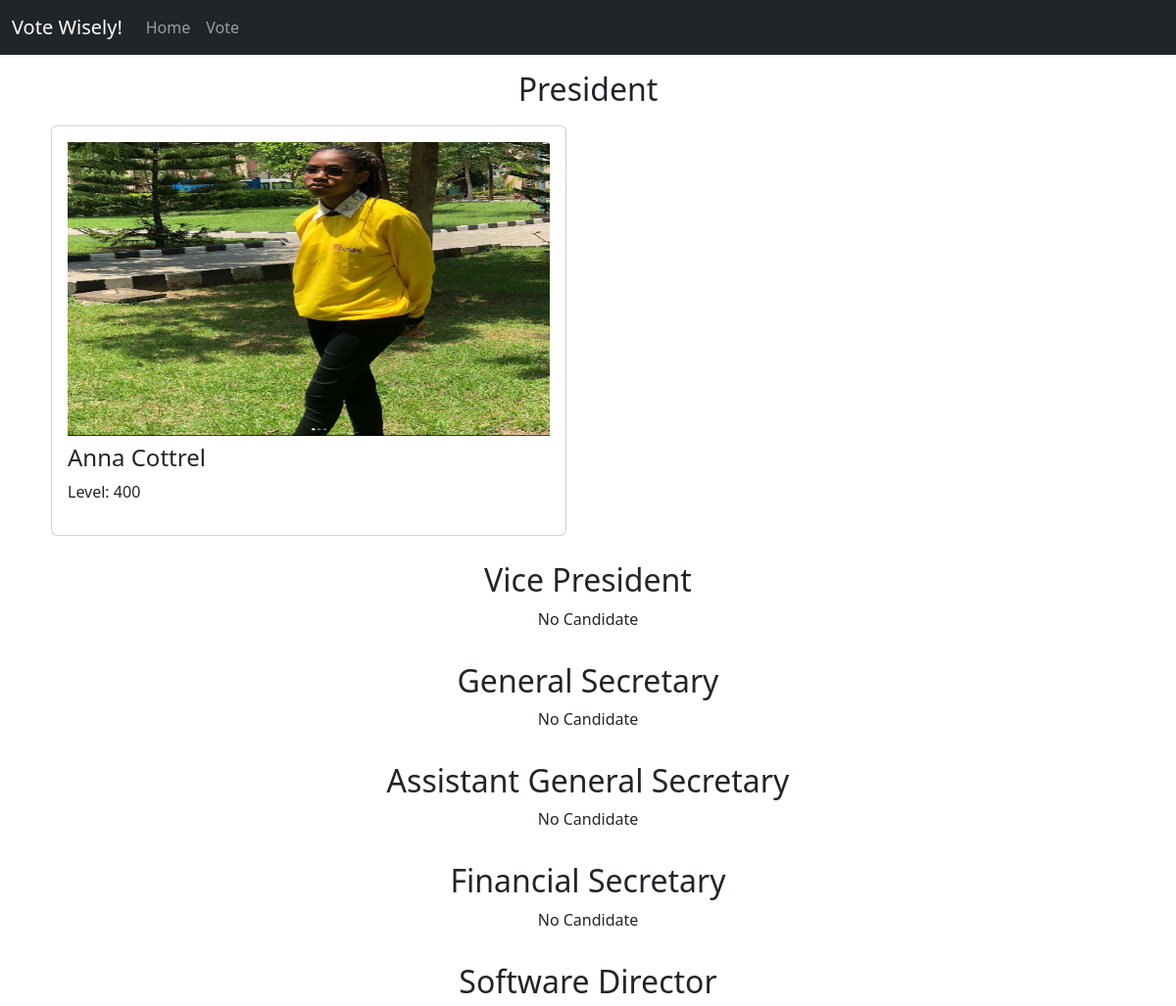
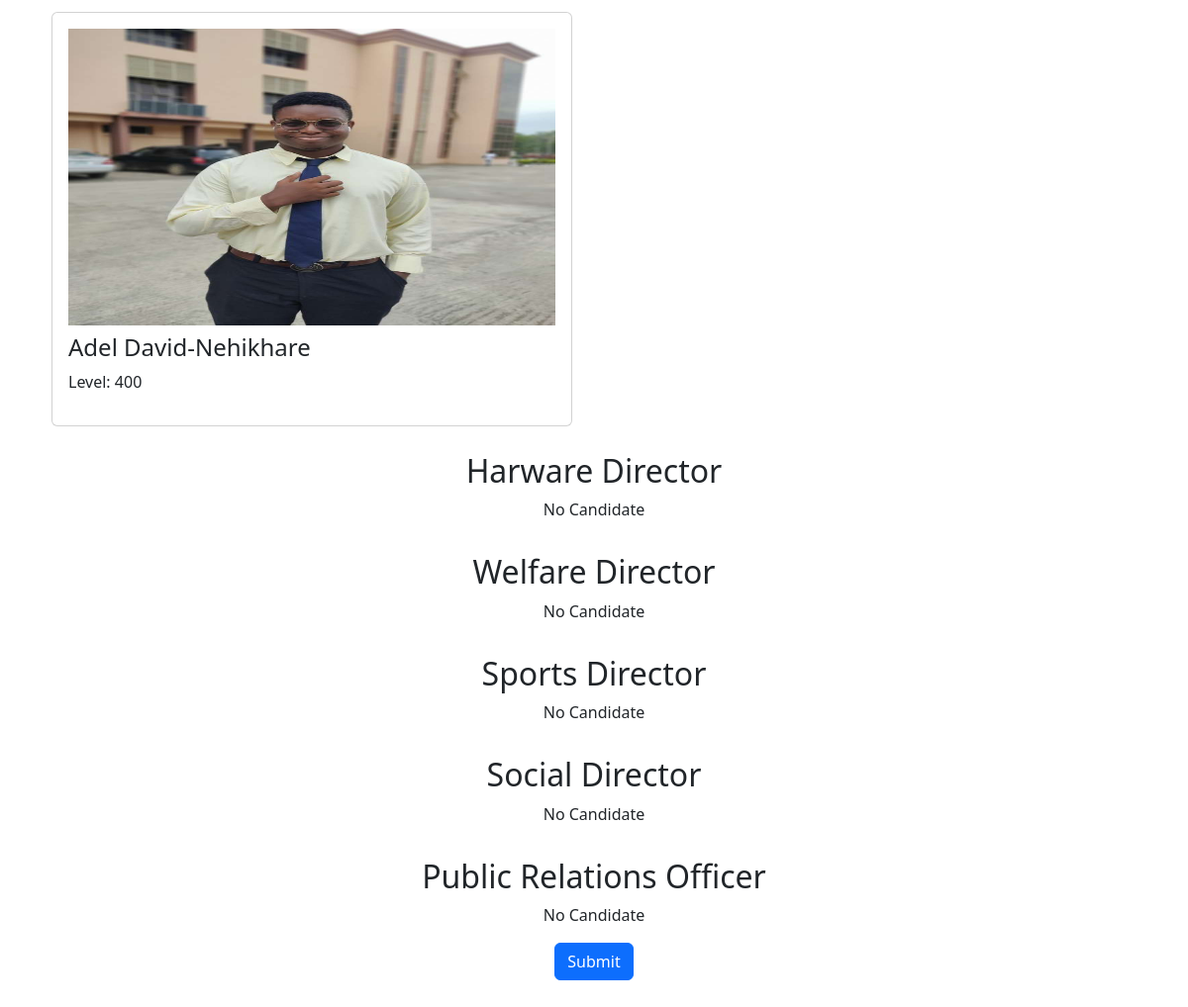
The app's page /dashboard/vote (signed in) with its own data (2 pictures, top to bottom).
### dashboard/models.py (models this page shows)
class Candidate(models.Model):
    POSITIONS = (
    ("President", "President"),
    ("Vice President", "Vice President"),
    ("General Secretary", "General Secretary"),
    ("Assistant General Secretary", "Assistant General Secretary"),
    ("Financial Secretary", "Financial Secretary"),
    ("Welfare Director", "Welfare Director"),
    ("Hardware Director", "Hardware Director"),
    ("Software Director", "Software Director"),
    ("Sports Director", "Sports Director"),
    ("Social Director", "Social Director"),
    ("Public Relations Officer", "Public Relations Officer"),
    )
    name = models.CharField(max_length=200, blank=True)
    level = models.CharField(max_length=70, blank=True)
    position = models.CharField(max_length=80, choices=POSITIONS, blank=True)
    votes = models.IntegerField(default=0)
    image = models.FileField(upload_to="media/images/candidates", null=True)

### dashboard/views.py (the view, shortened to what this page needs)
# urls.py: path('vote', views.cast_votes, name='cast-votes'),
def cast_votes(request):
    if request.user.is_authenticated:
        if request.method == "GET":
            if request.user.is_active:
                presidents = Candidate.objects.filter(position="President")
                vice_presidents = Candidate.objects.filter(position="Vice President")
                gen_secs = Candidate.objects.filter(position="General Secretary")
                ass_gen_secs = Candidate.objects.filter(position="Assistant General Secretary")
                fin_secs = Candidate.objects.filter(position="Financial Secretary")
                software = Candidate.objects.filter(position="Software Director")
                hardware = Candidate.objects.filter(position="Hardware Director")
                welfare = Candidate.objects.filter(position="Welfare Director")
                sports = Candidate.objects.filter(position="Sports Director")
                socials = Candidate.objects.filter(position="Social Director")
                pro = Candidate.objects.filter(position="Public Relations Officer")
                context = {
                    'title' : "Vote Wisely!",
                    "presidents" : presidents,
                    "vices" : vice_presidents,
                    "gen_secs" : gen_secs,
                    "ass_gen_secs" : ass_gen_secs,
                    "fin_secs" : fin_secs,
                    "softwares" : software,
                    "hardwares" : hardware,
                    "welfares" : welfare,
                    "sports" : sports,
                    "socials" : socials,
                    "pros" : pro
                }
                return render(request, 'dashboard/vote.html', context)
            else:
                return redirect('thanks')
    else:
        return redirect('loginuser')

### dashboard/templates/dashboard/vote.html (shortened to what this page needs)
{% extends 'dashboard/base.html' %}
{% block content %}
<section>
    <div class="container">
        <form action="{% url 'cast-votes' %}" method="post">
            <div class="row mt-3">
                <div class="text-center">
                    <h2>President</h2>
                </div>
                {% for pres in presidents %}
                <div class="col-md-6 col-lg-6 col-sm-6">
                    <label>
                        <div class="card card-input">
                            <div class="card-body">
                                <img src="{{pres.image.url}}" alt="" width="100%" height="300px">
                                <h4 class="mt-2">{{pres.name}}</h4>
                                <p>Level: {{pres.level}}</p>
                            </div>
                        </div>
                    </label>
                </div>
                {% empty %}
                <h2>No Candidate</h2>
                {% endfor %}
            </div>
            <div class="row mt-3">
                <div class="text-center">
                    <h2>Vice President</h2>
                </div>
                {% for vice in vices %}
                <div class="col-md-6 col-lg-6 col-sm-6">
                    <label>
                    <input type="radio" name="vicepresident" value="{{vice.id}}" class="card-input-element" />
                        <div class="card card-input">
                            <div class="card-body">
                                <img src="{{vice.image.url}}" alt="" width="100%" height="300px">
                                <h4 class="mt-2">{{vice.name}}</h4>
                                <p>Level: {{vice.level}}</p>
                            </div>
                        </div>
                    </label>
                </div>
                {% empty %}
                <div class="text-center">
                    <p>No Candidate</p>
                </div>
                {% endfor %}
            </div>
            <div class="row mt-3">
                <div class="text-center">
                    <h2>General Secretary</h2>
                </div>
                {% for sec in gen_secs %}
                <div class="col-md-6 col-lg-6 col-sm-6">
                    <label>
                    <input type="radio" name="gensec" value="{{sec.id}}" class="card-input-element" />
                        <div class="card card-input">
                            <div class="card-body">
                                <img src="{{sec.image.url}}" alt="" width="100%" height="300px">
                                <h4 class="mt-2">{{sec.name}}</h4>
                                <p>Level: {{sec.level}}</p>
                            </div>
                        </div>
                    </label>
                </div>
                {% empty %}
                <div class="text-center">
                    <p>No Candidate</p>
                </div>
                {% endfor %}
            </div>
            <div class="row mt-3">
                <div class="text-center">
                    <h2>Assistant General Secretary</h2>
                </div>
                {% for sec in ass_gen_secs %}
                <div class="col-md-6 col-lg-6 col-sm-6">
                    <label>
                    <input type="radio" name="assgensec" value="{{sec.id}}" class="card-input-element" />
                        <div class="card card-input">
                            <div class="card-body">
                                <img src="{{sec.image.url}}" alt="" width="100%" height="300px">
                                <h4 class="mt-2">{{sec.name}}</h4>
                                <p>Level: {{sec.level}}</p>
                            </div>
                        </div>
                    </label>
                </div>
                {% empty %}
                <div class="text-center">
                    <p>No Candidate</p>
                </div>
                {% endfor %}
            </div>
            <div class="row mt-3">
                <div class="text-center">
                    <h2>Financial Secretary</h2>
                </div>
                {% for sec in fin_secs %}
                <div class="col-md-6 col-lg-6 col-sm-6">
                    <label>
                    <input type="radio" name="finsec" value="{{sec.id}}" class="card-input-element" />
                        <div class="card card-input">
                            <div class="card-body">
                                <img src="{{sec.image.url}}" alt="" width="100%" height="300px">
                                <h4 class="mt-2">{{sec.name}}</h4>
                                <p>Level: {{sec.level}}</p>
                            </div>
                        </div>
                    </label>
                </div>
                {% empty %}
                <div class="text-center">
                    <p>No Candidate</p>
                </div>
                {% endfor %}
            </div>
            <div class="row mt-3">
                <div class="text-center">
                    <h2>Software Director</h2>
                </div>
                {% for sec in softwares %}
                <div class="col-md-6 col-lg-6 col-sm-6">
                    <label>
                        <div class="card card-input">
                            <div class="card-body">
                                <img src="{{sec.image.url}}" alt="" width="100%" height="300px">
                                <h4 class="mt-2">{{sec.name}}</h4>
                                <p>Level: {{sec.level}}</p>
                            </div>
                        </div>
                    </label>
                </div>
                {% empty %}
                <div class="text-center">
                    <p>No Candidate</p>
                </div>
                {% endfor %}
            </div>
            <div class="row mt-3">
                <div class="text-center">
                    <h2>Harware Director</h2>
                </div>
                {% for sec in hardwares %}
                <div class="col-md-6 col-lg-6 col-sm-6">
                    <label>
                    <input type="radio" name="hardware" value="{{sec.id}}" class="card-input-element" />
                        <div class="card card-input">
                            <div class="card-body">
                                <img src="{{sec.image.url}}" alt="" width="100%" height="300px">
                                <h4 class="mt-2">{{sec.name}}</h4>
                                <p>Level: {{sec.level}}</p>
                            </div>
                        </div>
                    </label>
                </div>
                {% empty %}
                <div class="text-center">
                    <p>No Candidate</p>
                </div>
                {% endfor %}
            </div>
            <div class="row mt-3">
                <div class="text-center">
                    <h2>Welfare Director</h2>
                </div>
                {% for sec in welfares %}
                <div class="col-md-6 col-lg-6 col-sm-6">
                    <label>
                    <input type="radio" name="welfare" value="{{sec.id}}" class="card-input-element" />
                        <div class="card card-input">
                            <div class="card-body">
                                <img src="{{sec.image.url}}" alt="" width="100%" height="300px">
                                <h4 class="mt-2">{{sec.name}}</h4>
                                <p>Level: {{sec.level}}</p>
                            </div>
                        </div>
                    </label>
                </div>
                {% empty %}
                <div class="text-center">
                    <p>No Candidate</p>
                </div>
                {% endfor %}
            </div>
            <div class="row mt-3">
                <div class="text-center">
                    <h2>Sports Director</h2>
                </div>
                {% for sec in sports %}
                <div class="col-md-6 col-lg-6 col-sm-6">
                    <label>
                    <input type="radio" name="sports" value="{{sec.id}}" class="card-input-element" />
                        <div class="card card-input">
                            <div class="card-body">
                                <img src="{{sec.image.url}}" alt="" width="100%" height="300px">
                                <h4 class="mt-2">{{sec.name}}</h4>
                                <p>Level: {{sec.level}}</p>
                            </div>
                        </div>
                    </label>
                </div>
                {% empty %}
                <div class="text-center">
                    <p>No Candidate</p>
                </div>
                {% endfor %}
            </div>
            <div class="row mt-3">
                <div class="text-center">
                    <h2>Social Director</h2>
                </div>
                {% for sec in socials %}
                <div class="col-md-6 col-lg-6 col-sm-6">
                    <label>
                    <input type="radio" name="socials" value="{{sec.id}}" class="card-input-element" />
                        <div class="card card-input">
                            <div class="card-body">
                                <img src="{{sec.image.url}}" alt="" width="100%" height="300px">
                                <h4 class="mt-2">{{sec.name}}</h4>
                                <p>Level: {{sec.level}}</p>
                            </div>
                        </div>
                    </label>
                </div>
                {% empty %}
                <div class="text-center">
                    <p>No Candidate</p>
                </div>
                {% endfor %}
            </div>
            <div class="row mt-3">
                <div class="text-center">
                    <h2>Public Relations Officer</h2>
                </div>
                {% for sec in pros %}
                <div class="col-md-6 col-lg-6 col-sm-6">
                    <label>
                    <input type="radio" name="pros" value="{{sec.id}}" class="card-input-element" />
                        <div class="card card-input">
                            <div class="card-body">
                                <img src="{{sec.image.url}}" alt="" width="100%" height="300px">
                                <h4 class="mt-2">{{sec.name}}</h4>
                                <p>Level: {{sec.level}}</p>
                            </div>
                        </div>
                    </label>
                </div>
                {% empty %}
                <div class="text-center">
                    <p>No Candidate</p>
                </div>
                {% endfor %}
            </div>
            <div class="text-center mb-5">
                <button type="submit" class="btn btn-primary">Submit</button>
            </div>
        </form>
    </div>
</section>
{% endblock %}

### dashboard/templates/dashboard/base.html (style rules this page uses)
label { width: 100%; }
.card-input { margin: 10px; padding: 0px; }

### records on screen
Candidate: image (picture), name "Anna Cottrel", level "400"
Candidate: image (picture), name "Adel David-Nehikhare", level "400"

### other values on screen
{{ title }} "Vote Wisely!"
